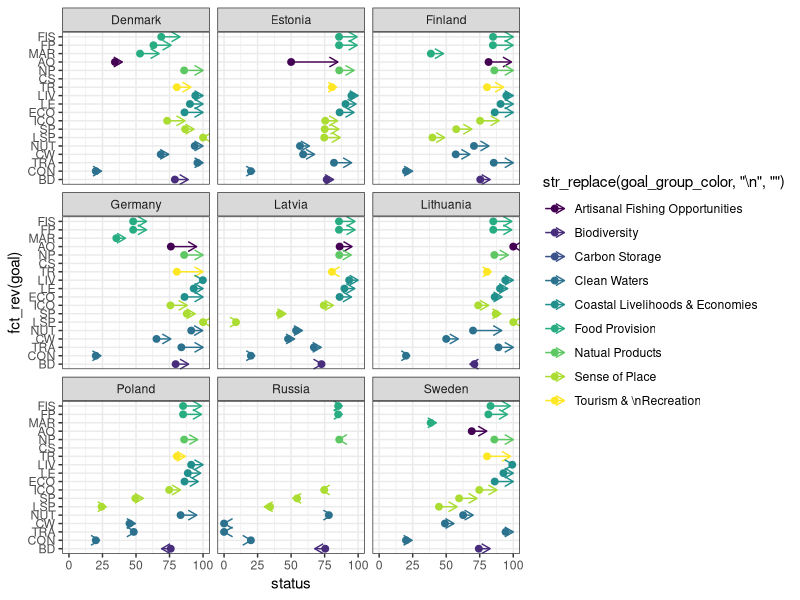
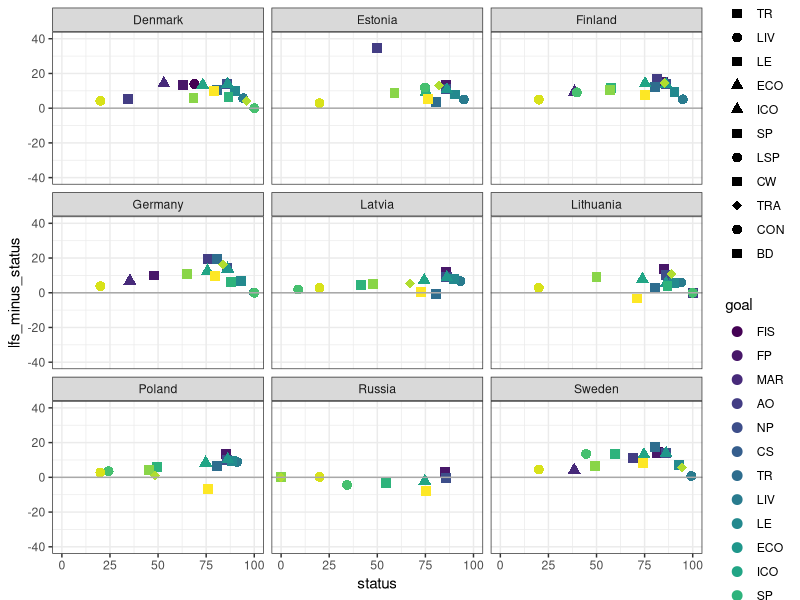
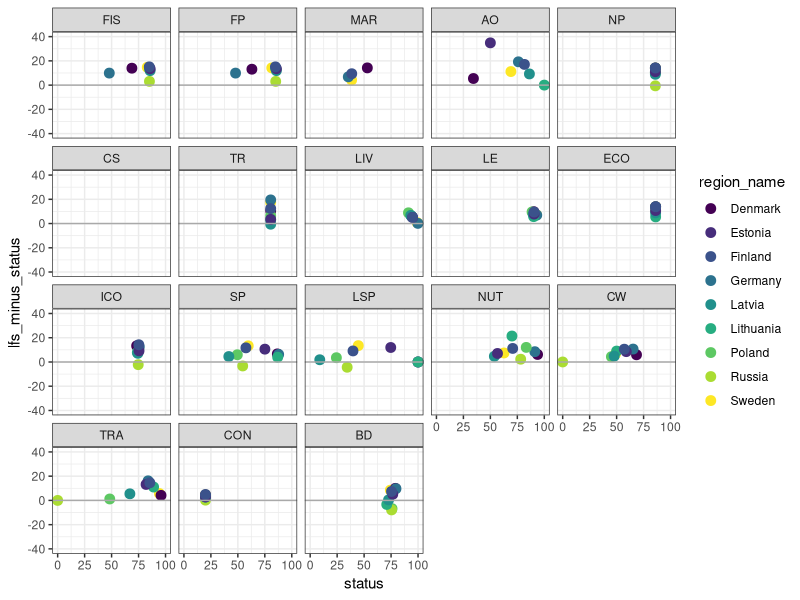
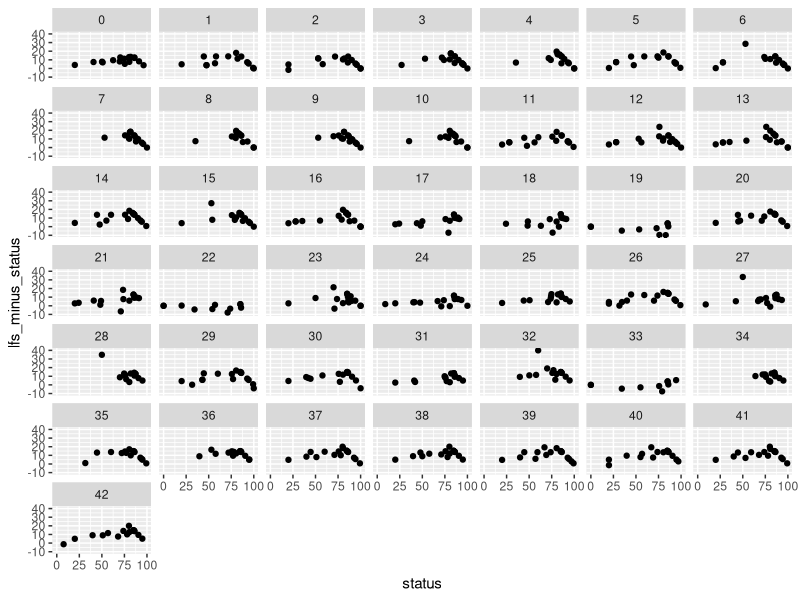
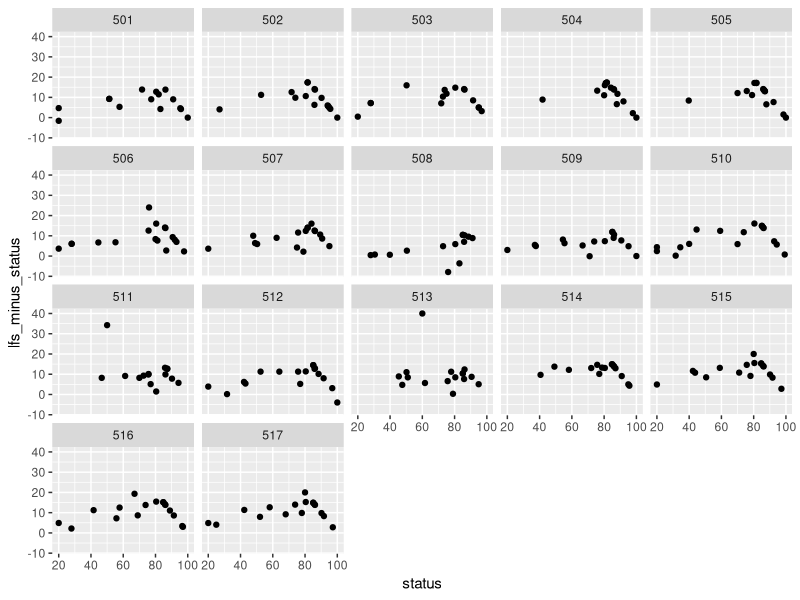

Reproduce these figures in R, in order. (Note: this script raises an error after producing the figures.)
## ---- chunk 1
knitr::opts_chunk$set(echo = FALSE, message = FALSE, warning = FALSE)

library(tidyverse)
library(viridis) # install.packages('viridis')
library(cowplot) # install.packages('cowplot')
## ---- chunk 2
## scores wrangle 
scores <- readr::read_csv('scores.csv') %>%
  filter(dimension == "status" | dimension == "future") %>%
  spread(key = dimension, value = score) %>%
  mutate(goal = fct_inorder(goal), 
         lfs_minus_status = future - status, 
         ymin = if_else(lfs_minus_status >  0, future, status),
         ymax = if_else(lfs_minus_status <= 0, future, status)) %>%
  left_join(read_csv("spatial/regions_list.csv") %>%
              select(region_id = rgn_id, region_name = rgn_name), 
            by = "region_id")

## read in conf for ordering info
conf <- readr::read_csv('conf/goals.csv')
goals_supra <- na.omit(unique(conf$parent))
supra_lookup <- conf %>%
  filter(goal %in% goals_supra) %>%
  dplyr::select(parent = goal, name_supra = name)

  ## extract conf info for labeling
  conf <- conf %>%
    left_join(supra_lookup, by = 'parent') %>%
    # filter(!(goal %in% goals_supra)) %>%
    dplyr::select(goal, order_color, order_hierarchy,
           weight, name_supra, name_flower) %>%
    mutate(goal_group_color = if_else(!is.na(name_supra), name_supra, name_flower)) %>%
    arrange(order_hierarchy)

  ## join scores and conf ----
  scores <- scores %>%
    inner_join(conf, by="goal") %>%
    arrange(order_color) %>%
    mutate(goal = fct_inorder(goal), 
           goal_group_color = fct_inorder(goal_group_color))
## ---- chunk 3
## figured out arrow from http://sape.inf.usi.ch/quick-reference/ggplot2/geom_segment

ggplot(data = scores %>% filter(region_id > 300 & region_id < 500), 
       aes(x = fct_rev(goal), y = status, color = str_replace(goal_group_color, "\n", ""))) + 
  geom_point(size = 2) + 
  geom_segment(aes(x = goal, y = status, xend = goal, yend = status + lfs_minus_status), arrow=arrow(length = unit(0.25, "cm"), ends = "last")) +
  scale_color_viridis(discrete=TRUE) +
  facet_wrap(~region_name) +
  coord_flip() +
  theme_bw()  # use casey's theme in common.R

## ---- chunk 4
shps <- c("FIS" = 16, "MAR" = 17, "FP" = 15,
          "BD" = 15,
          "CON" = 16, "EUT" = 17, "TRA" = 18, "CW" = 15,
          "LIV" = 16, "ECO" = 17, "LE" = 15,
          "LSP" = 16, "ICO" = 17, "SP" = 15,
          "AO" = 15,
          "TR" = 15, 
          "CS" = 15, 
          "NP" = 15,
          "Index" = 15)
## ---- chunk 5
## plot EEZ regions
ggplot(data = scores %>% filter(region_id > 300 & region_id < 500), 
       aes(x = status, y = lfs_minus_status, color = goal, shape = goal)) + 
  geom_point(position = "jitter", size = 3) + 
  ylim(-40, 40) +
  scale_color_viridis(discrete=TRUE) +
  scale_shape_manual(values = shps) +
  facet_wrap(~region_name) +
  theme_bw() + # use casey's theme in common.R
  geom_hline(yintercept = 0, color = "darkgray")
## ---- chunk 6
## plot EEZ regions
ggplot(data = scores %>% filter(region_id > 300 & region_id < 500), 
       aes(x = status, y = lfs_minus_status, color = region_name)) + 
  geom_point(position = "jitter", size = 3) + 
  ylim(-40, 40) +
  scale_color_viridis(discrete=TRUE) +
  facet_wrap(~goal) +
  theme_bw() + # use casey's theme in common.R
  geom_hline(yintercept = 0, color = "darkgray") 
## ---- chunk 7
## plot BHI regions
ggplot(data = scores %>% filter(region_id < 300), 
       aes(x = status, y = lfs_minus_status)) + 
  geom_point() + 
  facet_wrap(~region_id)
## ---- chunk 8
## scores for Subbasin regions
ggplot(data = scores %>% filter(region_id > 500), 
       aes(x = status, y = lfs_minus_status)) + 
  geom_point() + 
  facet_wrap(~region_id)
## ---- chunk 9
layers_csv <- read_csv("layers.csv")

layers_csv <- layers_csv %>%
  filter(targets == "resilience") %>%
  select(layer, description) 

layers_csv %>%
  knitr::kable()

write_csv(layers_csv, "reports/manuscript/resil_table.csv")

## ---- chunk 10
resil <- read.csv("conf/resilience_matrix.csv")

resil <- resil %>%
  tibble::rownames_to_column() %>% 
  select(-element) %>%
  gather(goal, value, -rowname) %>%
  # select(-rowname)
  spread(rowname, value) 

## clean up table
names(resil) <- resil %>% filter(goal == "goal")


## substitute
goal_list <- names(resil)[-1]

resil <- resil %>%
  mutate(AO = str_replace_all(AO, "x", "AO"), 
         LSP = str_replace_all(LSP, "x", "LSP"),
         MAR = str_replace_all(MAR, "x", "MAR"),
         BD = str_replace_all(BD, "x", "BD"),
         TR = str_replace_all(TR, "x", "TR"),
         NP = str_replace_all(NP, "x", "NP"),
         CS = str_replace_all(CS, "x", "CS"),
         CON = str_replace_all(CON, "x", "CON"),
         EUT = str_replace_all(EUT, "x", "EUT"),
         TRA = str_replace_all(TRA, "x", "TRA"),
         ECO = str_replace_all(ECO, "x", "ECO"),
         FIS = str_replace_all(FIS, "x", "FIS"),
         ICO = str_replace_all(ICO, "x", "ICO"),
         LIV = str_replace_all(LIV, "x", "LIV")) %>%
  filter(goal != "goal")

# data_frame(resil_layer, 
# for (g in goal_list) {
#   
#   
# }

# 
# a <- glue::glue_collapse(resil, ", ")
# glue::glue_collapse(resil[2,], ", ")
# x <- glue::glue_collapse(resil[1,], ", ")
# y <- paste0(resil[1,], "")


resil %>% 
  knitr::kable()

write_csv(resil, "reports/manuscript/resil_mtx.csv")
